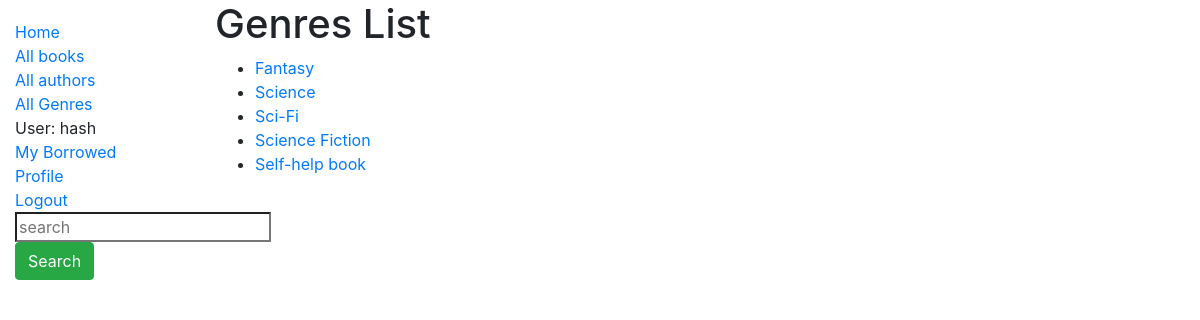
/catalog/genres/ (signed in), run on the app's committed database.
### catalog/models.py (models this page shows, shortened)
class Genre(models.Model):
    name = models.CharField(max_length=200, help_text='Enter a book genre (e.g. Science Fiction)')
    def get_absolute_url(self):
        return reverse('genre-detail', args=[str(self.id)])

### catalog/views.py (the view)
# urls.py: path('genres/', views.GenreListView.as_view(), name='genres'),
class GenreListView(generic.ListView):
    model = Genre
    paginate_by = 10

### catalog/templates/catalog/genre_list.html (shortened to what this page needs)
{% extends "base_generic.html" %}
{% block content %}
  <h1>Genres List</h1>
  {% if genre_list %}
  <ul>
    {% for genre in genre_list %}
      <li>
        <a href="{{ genre.get_absolute_url }}">{{ genre.name }}</a>
      </li>
    {% endfor %}
  </ul>
  {% else %}
    <p>There are no Genre.</p>
  {% endif %}
{% endblock %}

### catalog/templates/base_generic.html (shortened to what this page needs)
<!DOCTYPE html>
<html lang="en">
<head>
  <link rel="stylesheet" href="https://cdn.jsdelivr.net/npm/bootstrap@4.5.3/dist/css/bootstrap.min.css">
  {% load static %}
  <link rel="stylesheet" href="{% static 'css/styles.css' %}">
</head>
<body>
  <div class="container-fluid">
    <div class="row">
      <div class="col-sm-2">
      {% block sidebar %}
        <ul class="sidebar-nav">
          <li><a href="{% url 'index' %}">Home</a></li>
          {% if user.is_authenticated %}
          <li><a href="{% url 'books'%}">All books</a></li>
          <li><a href="{% url 'authors'%}">All authors</a></li>
          <li><a href="{% url 'genres'%}">All Genres</a></li>
          <li>User: {{ user.get_username }}</li>
          <li><a href="{% url 'my-borrowed' %}">My Borrowed</a></li>
          <li><a href="{% url 'profile'%}?next={{request.path}}">Profile</a></li>
          <li><a href="{% url 'logout'%}?next={{request.path}}">Logout</a></li>
          <li>
          <form method=POST action="{% url 'search' %}">
            <input type="search" placeholder="search" aria-label="Search" name="search" id="search">
            <button type="submit" class="btn btn-success">Search</button>
          </form>
          </li>
          {% else %}
          <li><a href="{% url 'login'%}?next={{request.path}}">Login</a></li>
          <li><a href="{% url 'add-user'%}?next={{request.path}}">Register</a></li>
          {% endif %}
        </ul>
     {% endblock %}
      </div>
      <div class="col-sm-10 ">{% block content %}{% endblock %}
      </div>
    </div>
  </div>
</body>
</html>

### catalog/static/css/styles.css (style rules this page uses)
.sidebar-nav { margin-top: 20px; padding: 0; list-style: none; }

### data on the page
Genre: name "Fantasy"
Genre: name "Science"
Genre: name "Sci-Fi"
Genre: name "Science Fiction"
Genre: name "Self-help book"

### other printed values
{{ user.get_username }} "hash"
